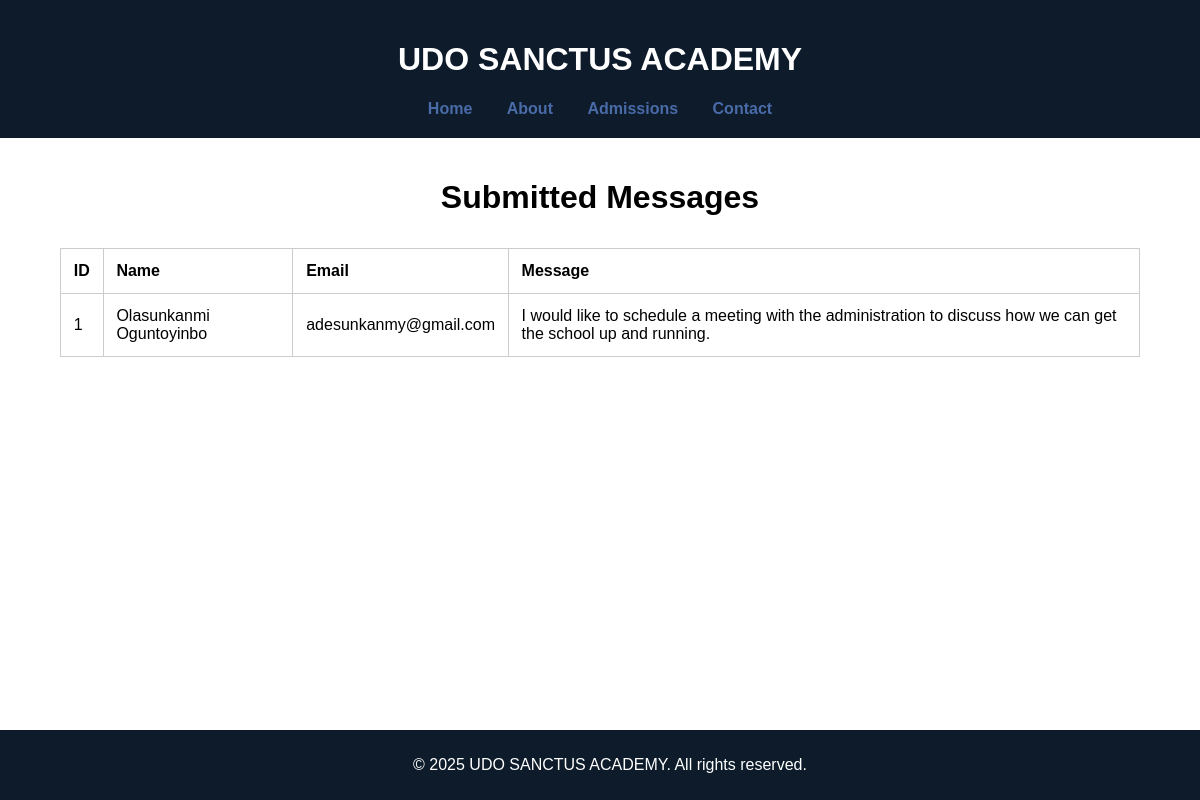
The page /admin/messages on the database as committed earlier.
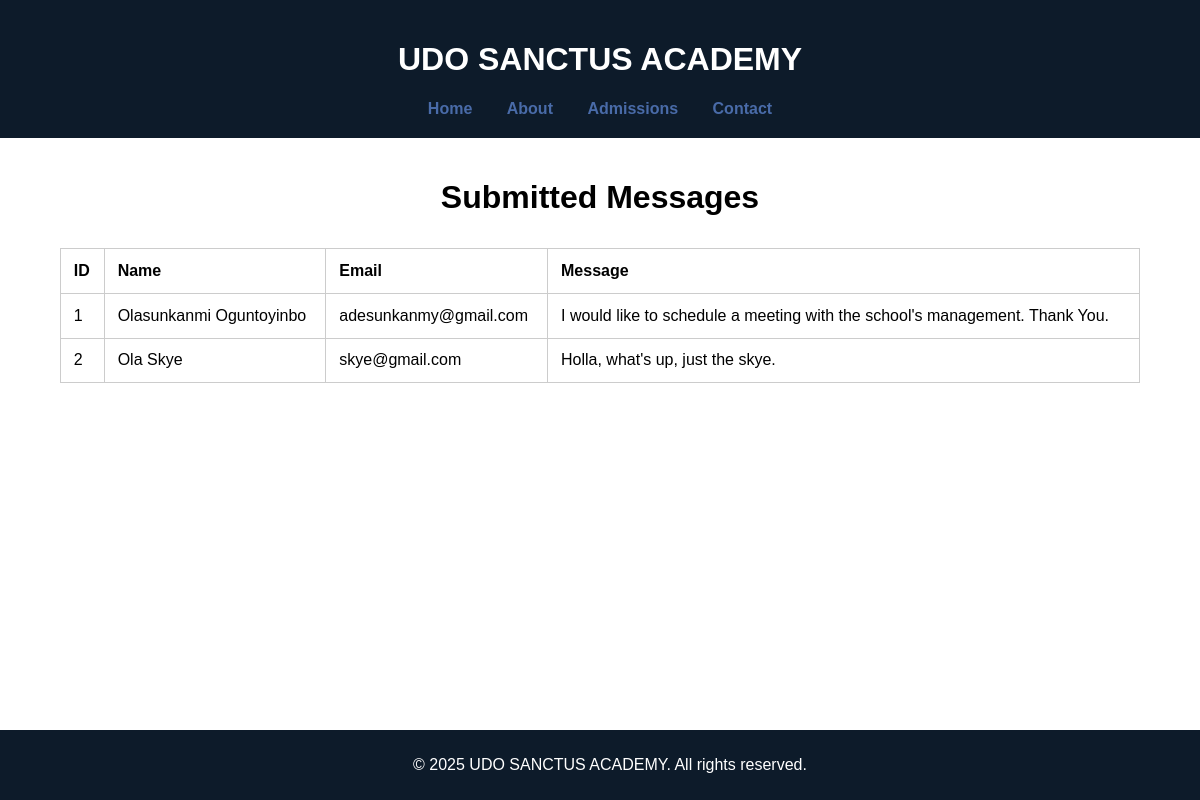
The same page on the database as committed later.
### tables this page shows
CREATE TABLE messages (
        id INTEGER PRIMARY KEY AUTOINCREMENT, 
        name TEXT NOT NULL, 
        email TEXT NOT NULL, 
        message TEXT NOT NULL);

### app.py (the view)
@app.route("/admin/messages")
def view_messages():
    conn = sqlite3.connect("contact.db")
    cursor = conn.cursor()
    cursor.execute("SELECT id, name, email, message FROM messages")
    messages = cursor.fetchall()
    conn.close()
    return render_template("messages.html", messages=messages)

### templates/messages.html (shortened to what this page needs)
<!DOCTYPE html>
<html lang="en">
<head>
    <link rel="stylesheet" href="/static/css/style.css">
</head>
<body>
    <header>
        <h1>UDO SANCTUS ACADEMY</h1>
        <nav>
            <a href="/">Home</a>
            <a href="/about">About</a>
            <a href="/admissions">Admissions</a>
            <a href="/contact">Contact</a>
        </nav>
    </header>
    <main id="messages">
        <h1>Submitted Messages</h1>
        {% if messages %}
            <table>
                <tr>
                    <th>ID</th>
                    <th>Name</th>
                    <th>Email</th>
                    <th>Message</th>
                </tr>
                {% for msg in messages %}
                <tr>
                    <td>{{ msg[0] }}</td>
                    <td>{{ msg[1] }}</td>
                    <td>{{ msg[2] }}</td>
                    <td>{{ msg[3] }}</td>
                </tr>
                {% endfor %}
            </table>
        {% else %}
            <p>No messages yet.</p>
        {% endif %}
    </main>
    <footer>
        <p>&copy; 2025 UDO SANCTUS ACADEMY. All rights reserved.</p>
    </footer>
</body>
</html>

### static/css/style.css (style rules this page uses)
:root { --dark-blue: #0d1b2a; --light-blue: #496ba8; --white: #ffffff; --black: #000000; }
body { margin: 0; font-family: Arial, sans-serif; background-color: var(--white); }
header { background-color: var(--dark-blue); color: var(--white); padding: 20px; text-align: center; }
nav a { color: var(--light-blue); margin: 0 15px; text-decoration: none; font-weight: bold; }
footer { background-color: var(--dark-blue); color: var(--white); text-align: center; padding: 10px; position: fixed; bottom: 0; width: 100%; }
#messages table { width: 90%; margin: auto; border-collapse: collapse; margin-top: 2rem; }
#messages th, td { padding: 0.8rem; border: 1px solid #ccc; text-align: left; }
#messages h1 { padding-top: 20px; text-align: center; }

Rows that differ between the two databases and show on the page:
changed messages "Olasunkanmi Oguntoyinbo": message "I would like to schedule a meeting with the administration to discuss how we can get the school up and running." → "I would like to schedule a meeting with the school's management. Thank You."
added messages: id "2", name "Ola Skye", email "skye@gmail.com", message "Holla, what's up, just the skye."
